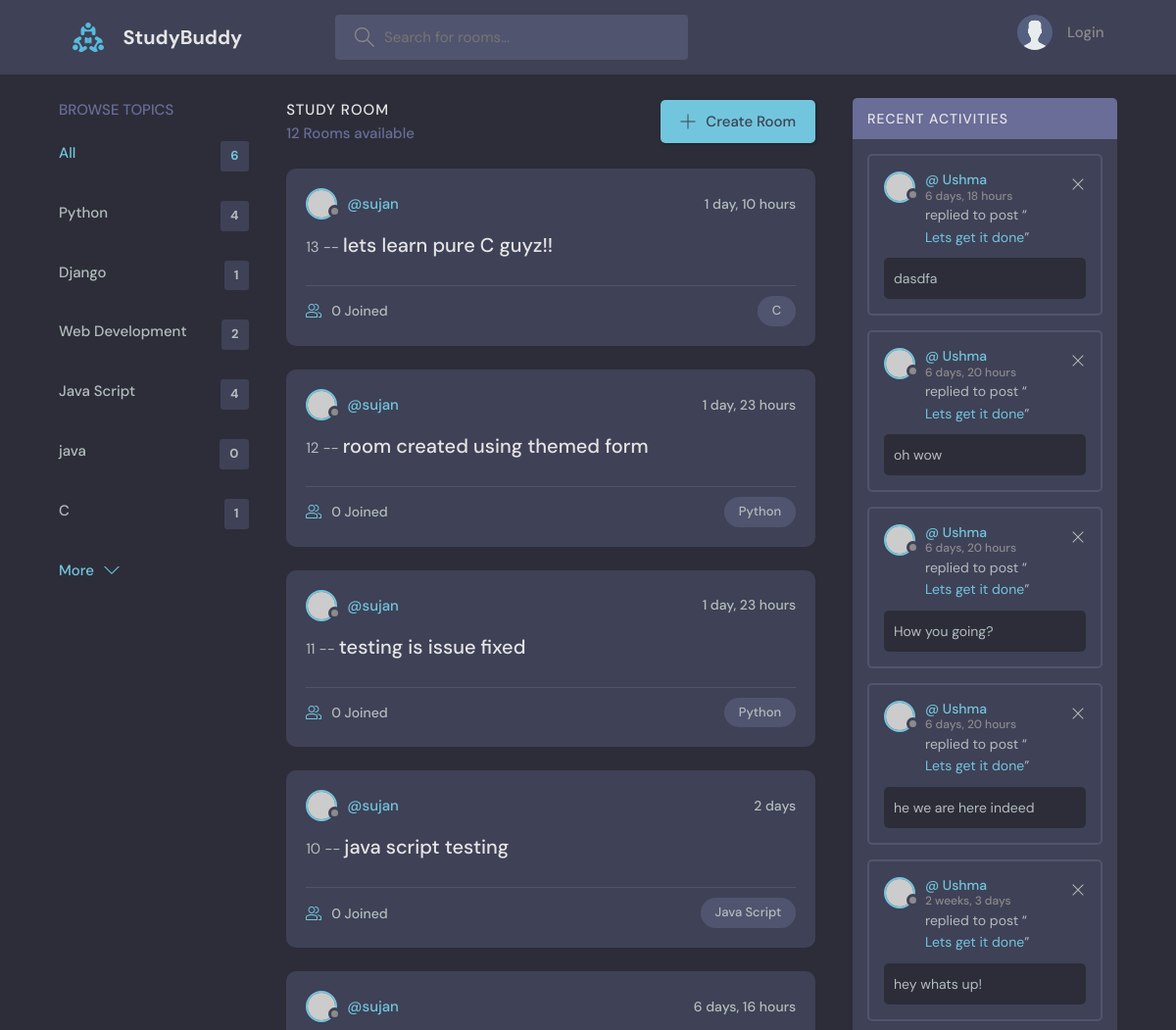
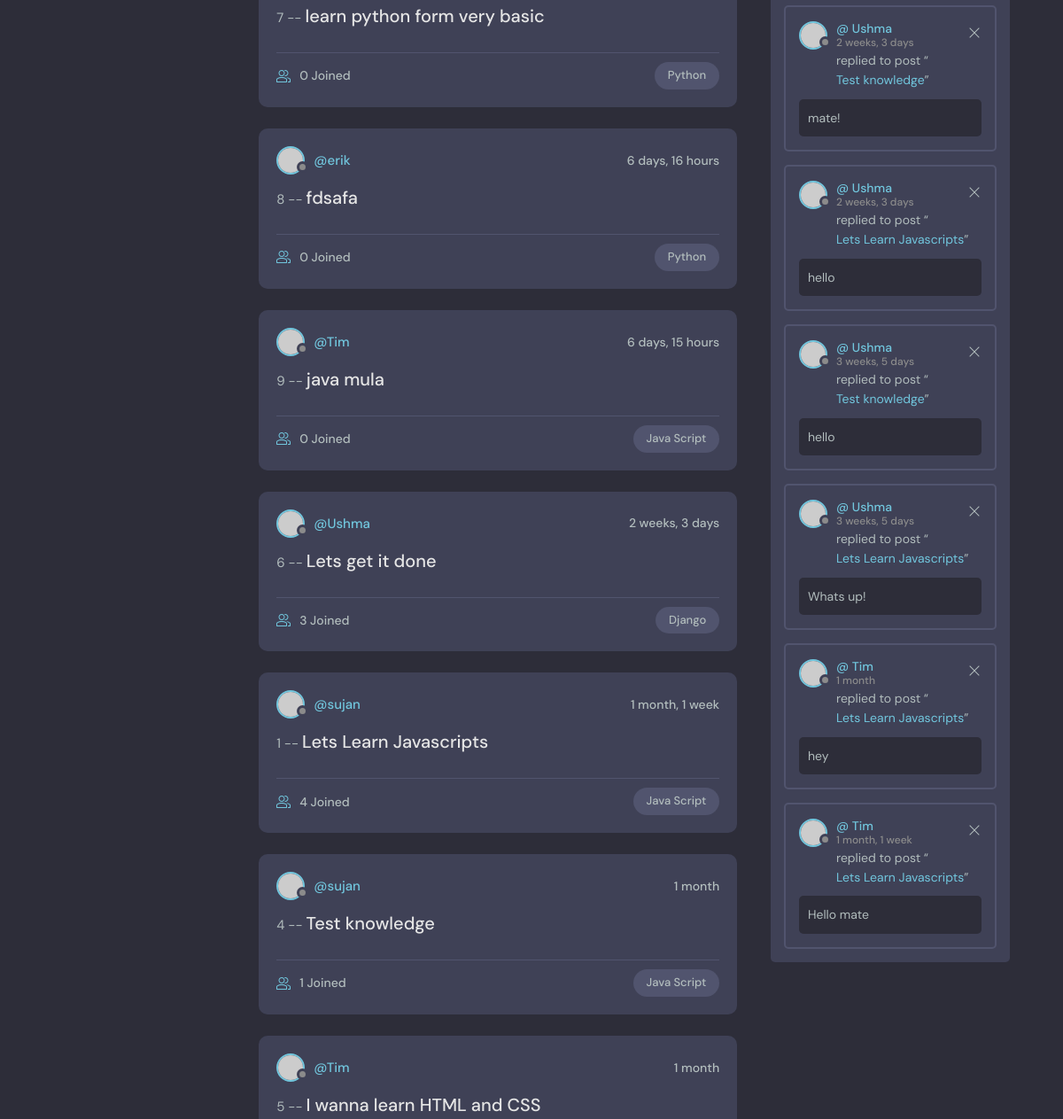
The app's page / (upper part), older data (2 pictures, top to bottom).
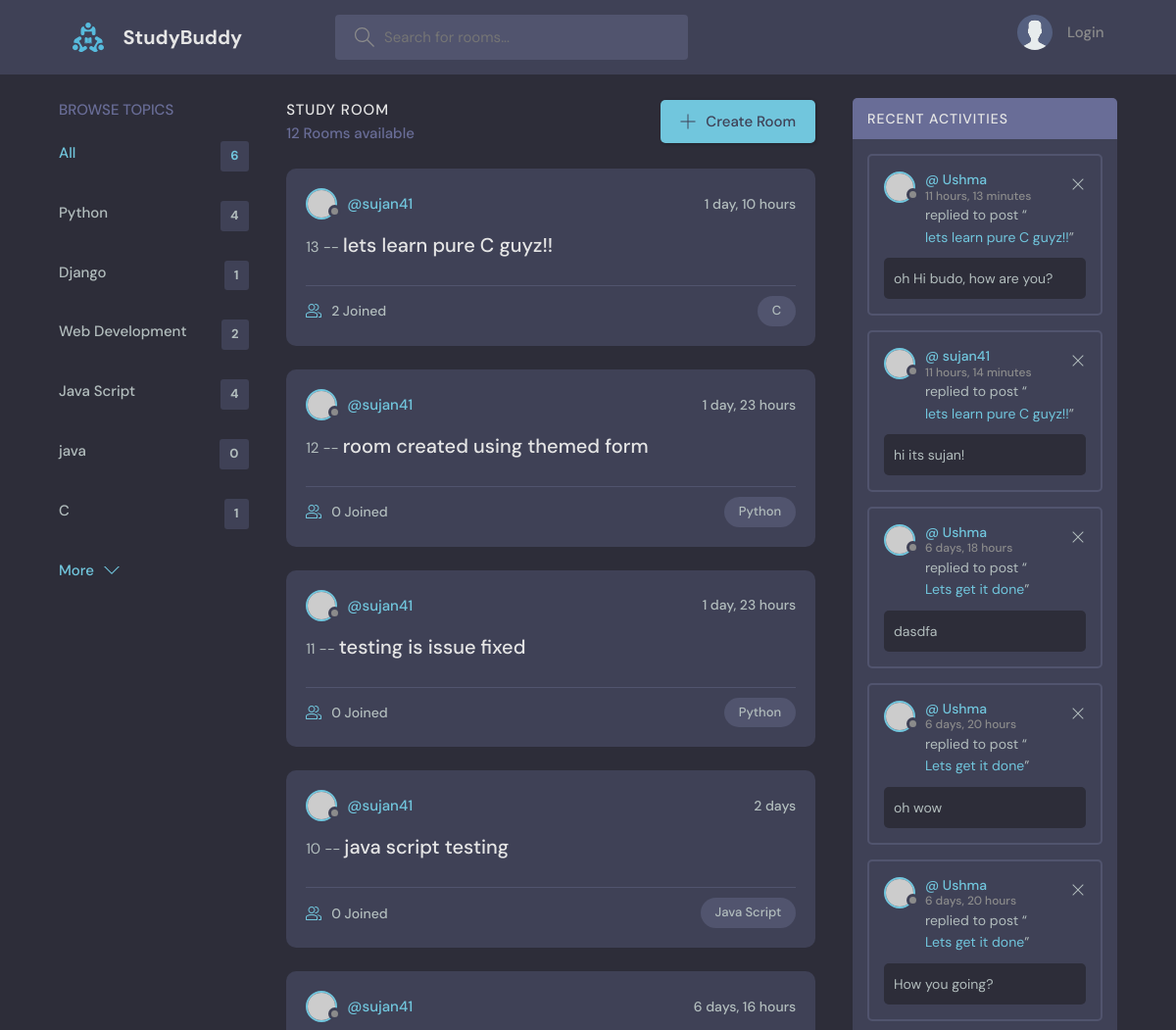
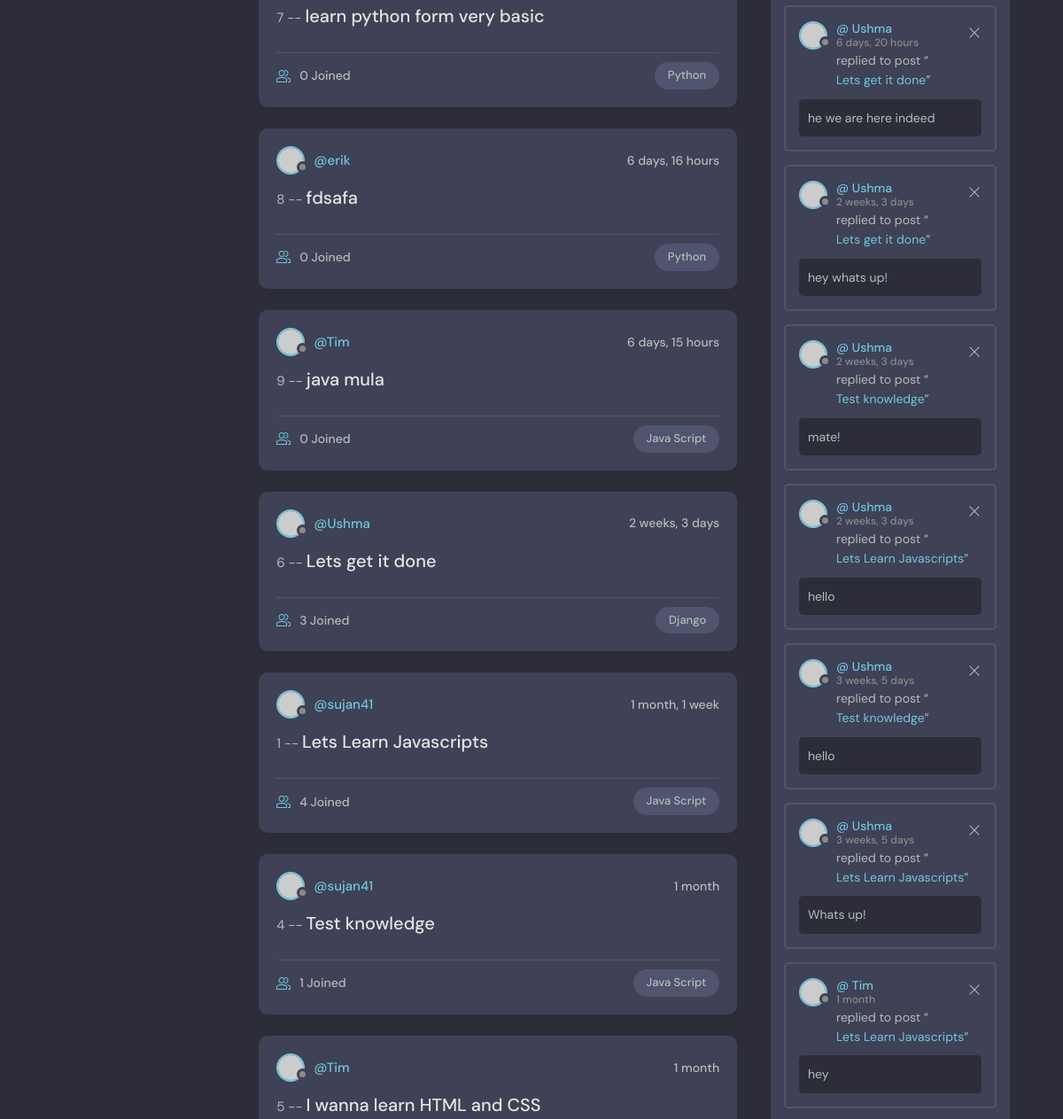
The same page, newer data (2 pictures, top to bottom).
### base/models.py (models this page shows, shortened)
class Topic(models.Model):
    name = models.CharField(max_length=200)

class Room(models.Model):
    host = models.ForeignKey(User, on_delete=models.SET_NULL, null=True)
    topic = models.ForeignKey(Topic, on_delete=models.SET_NULL, null=True)
    name = models.CharField(max_length=200)
    description = models.TextField(null=True, blank=True)
    participants = models.ManyToManyField(User, related_name='participants', blank=True)
    updated = models.DateTimeField(auto_now=True)
    created = models.DateTimeField(auto_now_add=True)
    class Meta:
        ordering = ['-updated', '-created']

class Message(models.Model):
    user = models.ForeignKey(User, on_delete=models.CASCADE)
    room = models.ForeignKey(Room, on_delete=models.CASCADE)
    body = models.TextField()
    updated = models.DateTimeField(auto_now=True)
    created = models.DateTimeField(auto_now_add=True)
    class Meta:
        ordering = ['-updated', '-created']
    def __str__(self):
        return self.body[0:50]

### base/views.py (the view)
# urls.py: path('', views.home, name="home"),
def home(request):
    q = request.GET.get('q') if request.GET.get('q') != None else ''
    rooms = Room.objects.filter(Q(topic__name__icontains=q) |
        Q(topic__name__icontains=q) |
        Q(host__username__icontains=q) |
        Q(name__icontains=q) |
        Q(description__icontains=q))
    topics = Topic.objects.all()
    room_count = rooms.count()
    room_messages = Message.objects.filter(Q(room__topic__name__icontains=q))
    context = {'rooms': rooms, 'topics': topics, 'room_count':room_count, 'room_messages': room_messages}
    return render(request,'base/home.html', context)

### base/templates/base/home.html
{% extends 'main.html'%}
{% block content %}
    <main class="layout layout--3">
      <div class="container">
        {% include 'base/topics_components.html' %}
        {% include 'base/feed_components.html' %}
         {% include 'base/activity-component.html' %}
      </div>
    </main>
{% endblock %}

### base/templates/base/topics_components.html
        <div class="topics">
          <div class="topics__header">
            <h2>Browse Topics</h2>
          </div>
          <ul class="topics__list">
            <li>
              <a href="{% url 'home'%}" class="active">All <span>{{topics.count}}</span></a>
            </li>
            {% for topic in topics %}
            <li>
              <a href="{% url 'home' %}?q={{topic.name}}">{{topic.name}}<span>{{topic.room_set.all.count}}</span></a>
            </li>
            {% endfor %}
          </ul>
          <a class="btn btn--link" href="topics.html">
            More
            <svg version="1.1" xmlns="http://www.w3.org/2000/svg" width="32" height="32" viewBox="0 0 32 32">
              <title>chevron-down</title>
              <path d="M16 21l-13-13h-3l16 16 16-16h-3l-13 13z"></path>
            </svg>
          </a>
        </div>

### base/templates/base/feed_components.html (shortened to what this page needs)
        <div class="roomList">
          <div class="roomList__header">
            <div>
              <h2>Study Room</h2>
              <p>{{rooms.count}} Rooms available</p>
            </div>
            <a class="btn btn--main" href="{% url 'create-room' %}">
              <svg version="1.1" xmlns="http://www.w3.org/2000/svg" width="32" height="32" viewBox="0 0 32 32">
                <title>add</title>
                <path
                  d="M16.943 0.943h-1.885v14.115h-14.115v1.885h14.115v14.115h1.885v-14.115h14.115v-1.885h-14.115v-14.115z"
                ></path>
              </svg>
              Create Room
            </a>
          </div>
          {% for room in rooms %}
            <div class="roomListRoom">
                <div class="roomListRoom__header">
                <a href="{% url 'profile' room.host.id %}" class="roomListRoom__author">
                    <div class="avatar avatar--small">
                    <img src="https://randomuser.me/api/portraits/women/11.jpg" />
                    </div>
                    <span>@{{room.host.username}}</span>
                </a>
                <div class="roomListRoom__actions">
                    <span>{{room.created | timesince}}</span>
                </div>
                </div>
                <div class="roomListRoom__content">
                {{room.id}} -- <a href="/room/{{room.id}}">{{room.name}}</a>
                </div>
                <div class="roomListRoom__meta">
                <a href="room.html" class="roomListRoom__joined">
                    {{room.participants.count}} Joined
                </a>
                <p class="roomListRoom__topic">{{room.topic.name}}</p>
                </div>
            </div>
          {%endfor%}
        </div>

### base/templates/base/activity-component.html (shortened to what this page needs)
        <div class="activities">
          <div class="activities__header">
            <h2>Recent Activities</h2>
          </div>
          {% for message in room_messages %}
            <div class="activities__box">
                <div class="activities__boxHeader roomListRoom__header">
                    <a href="{% url 'profile' message.user.id %}" class="roomListRoom__author">
                        <div class="avatar avatar--small">
                        <img src="https://randomuser.me/api/portraits/women/11.jpg" />
                        </div>
                        <p>
                        @ {{message.user}}
                        <span>{{message.created|timesince}}</span>
                        </p>
                    </a>
                <div class="roomListRoom__actions">
                    <a href="{% url 'delete-message' message.id %}">
                    <svg version="1.1" xmlns="http://www.w3.org/2000/svg" width="32" height="32" viewBox="0 0 32 32">
                        <title>remove</title>
                        <path
                        d="M27.314 6.019l-1.333-1.333-9.98 9.981-9.981-9.981-1.333 1.333 9.981 9.981-9.981 9.98 1.333 1.333 9.981-9.98 9.98 9.98 1.333-1.333-9.98-9.98 9.98-9.981z"
                        ></path>
                    </svg>
                    </a>
                </div>
                </div>
                <div class="activities__boxContent">
                <p>replied to post “<a href="{% url 'room' message.room.id %}">{{message.room.name}}</a>”</p>
                <div class="activities__boxRoomContent">
                    {{message}}
                </div>
                </div>
            </div>
          {% endfor %}
        </div>

Row changes from the older to the newer data that the page shows:
no longer on this page (row unchanged): Message: user "Tim", created "1 month, 1 week", room.name "Lets Learn Javascripts", body "Hello mate"
changed through a linked row, Room "lets learn pure C guyz!!": host.username "sujan" → "sujan41"; participants.count "0" → "2"
changed through a linked row, Room "room created using themed form": host.username "sujan" → "sujan41"
changed through a linked row, Room "testing is issue fixed": host.username "sujan" → "sujan41"
changed through a linked row, Room "java script testing": host.username "sujan" → "sujan41"
changed through a linked row, Room "learn python form very basic": host.username "sujan" → "sujan41"
changed through a linked row, Room "Lets Learn Javascripts": host.username "sujan" → "sujan41"
changed through a linked row, Room "Test knowledge": host.username "sujan" → "sujan41"
added Message: user "Ushma", created "11 hours, 13 minutes", room.name "lets learn pure C guyz!!", body "oh Hi budo, how are you?"
added Message: user "sujan41", created "11 hours, 14 minutes", room.name "lets learn pure C guyz!!", body "hi its sujan!"
